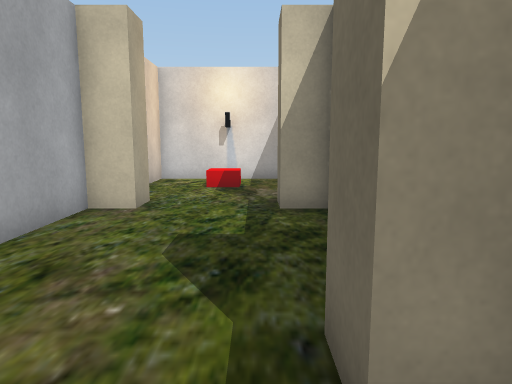
View 1 (above)

21 first-person views from a walk through a scene from a Unity 3-D project. The camera is 1.4 m above the floor, tilts 8° down and sees 70° across. Doors are open. The floor is counted in squares, 1 m on a side. Each view is taken from the middle of a square. On the plan, view 1 faces up. The plan holds only what a view shows up to about 16 squares ahead; the rest is blank. The place goes on beyond the plan. The player is left out. Some surface patterns are stand-ins.

View 2
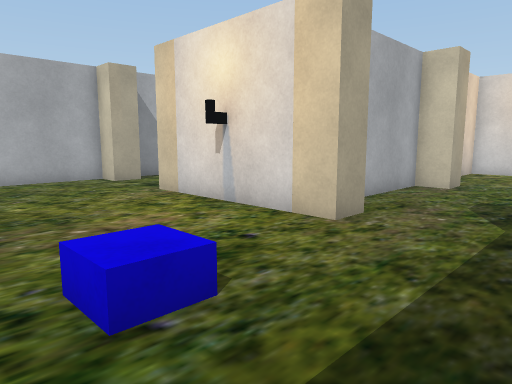

View 3
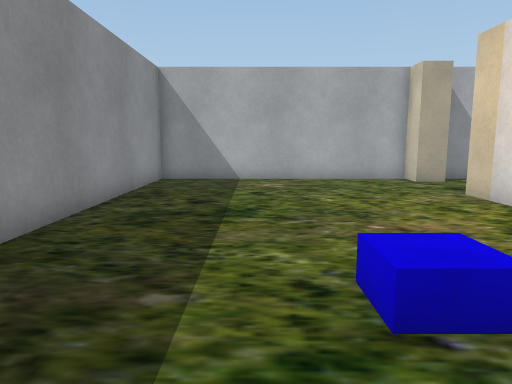

View 4
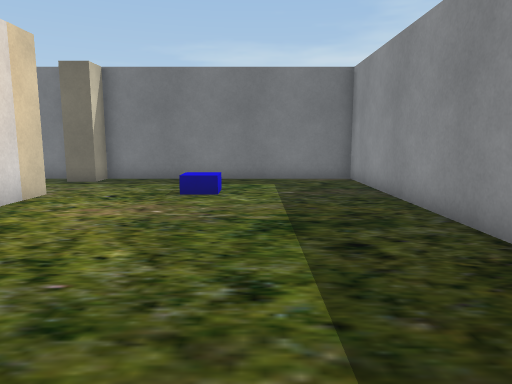

View 5
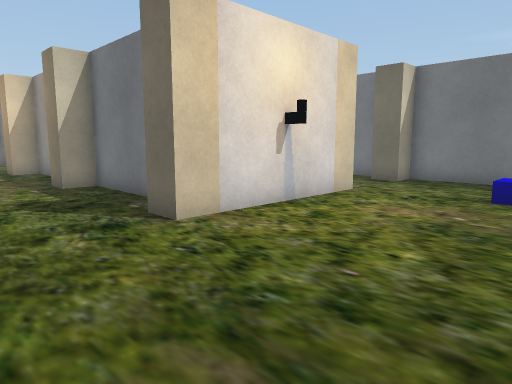

View 6
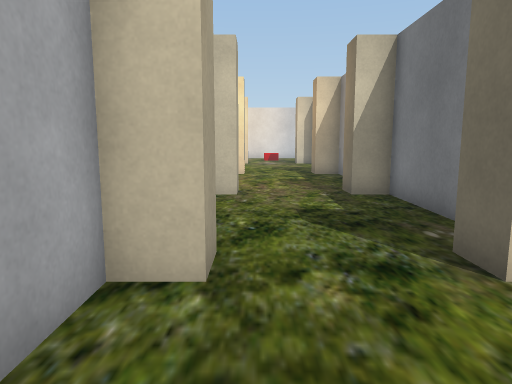

View 7
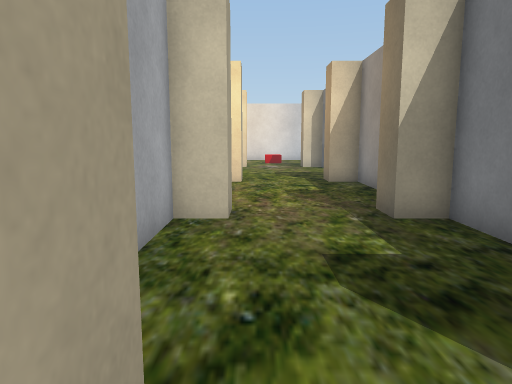

View 8
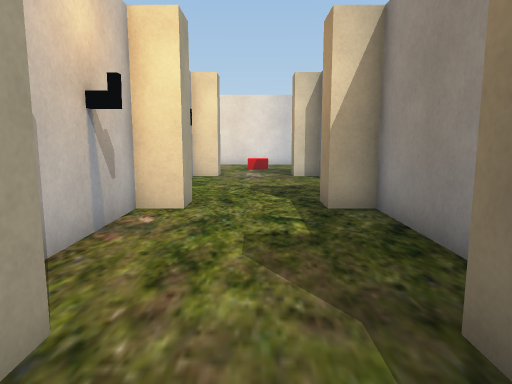

View 9
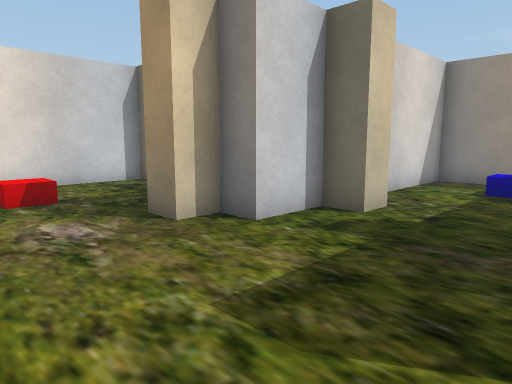

View 10
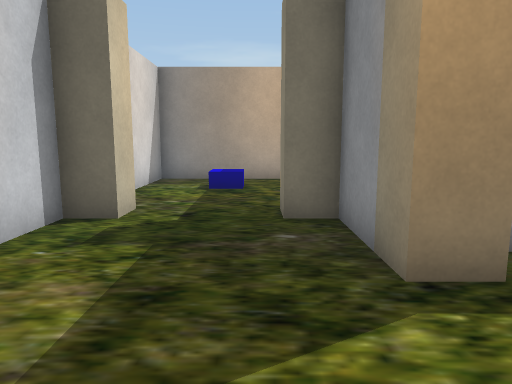

View 11
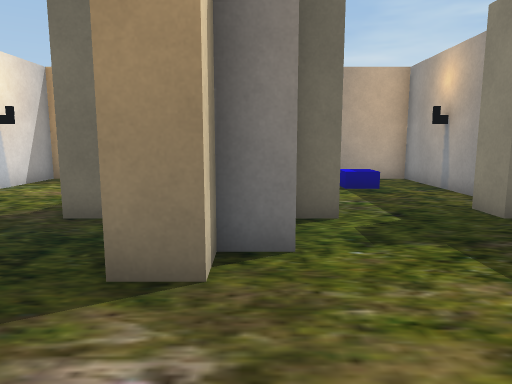

View 12
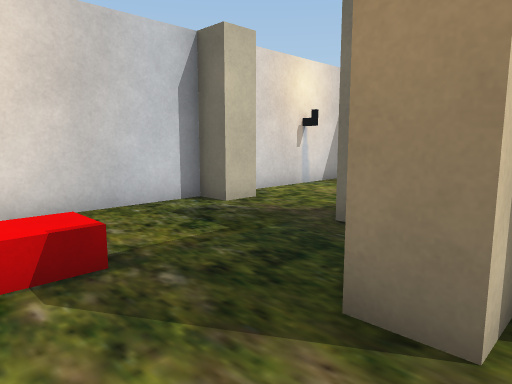

View 13
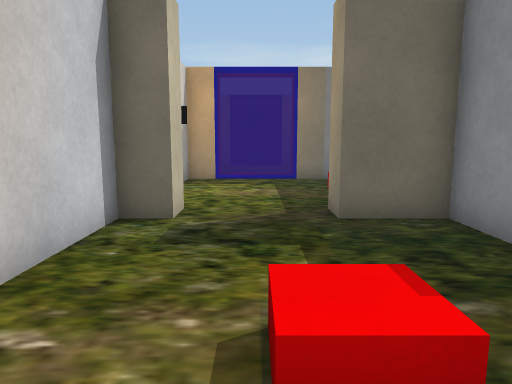

View 14
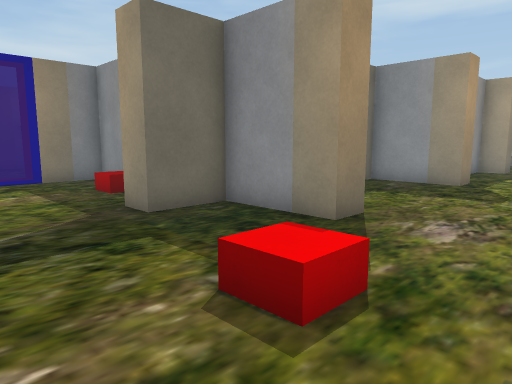

View 15
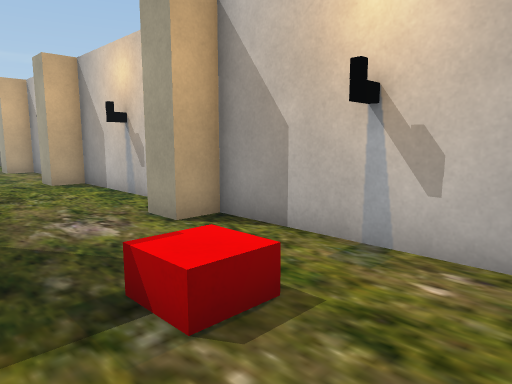

View 16
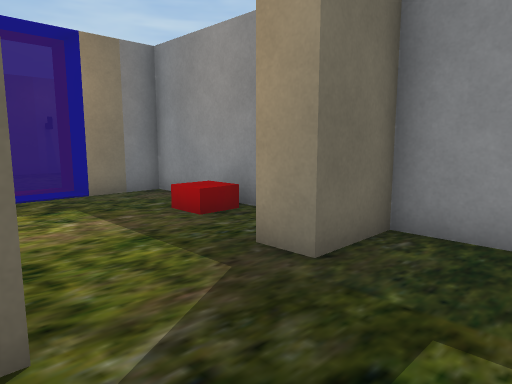

View 17
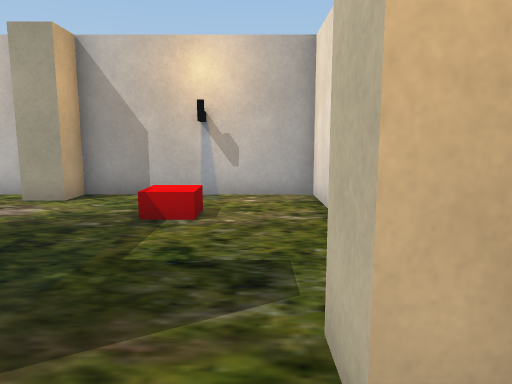

View 18
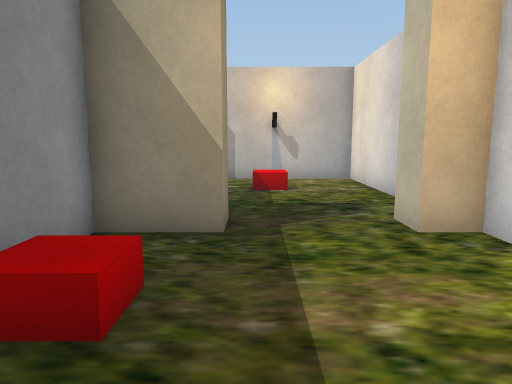

View 19
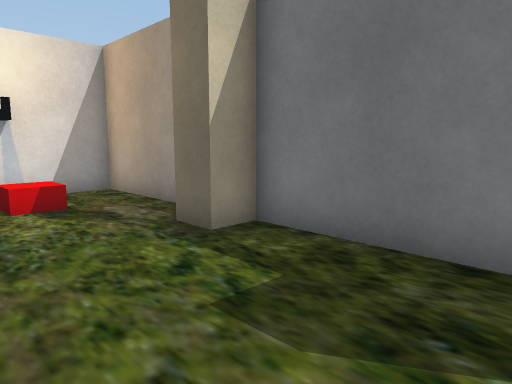

View 20
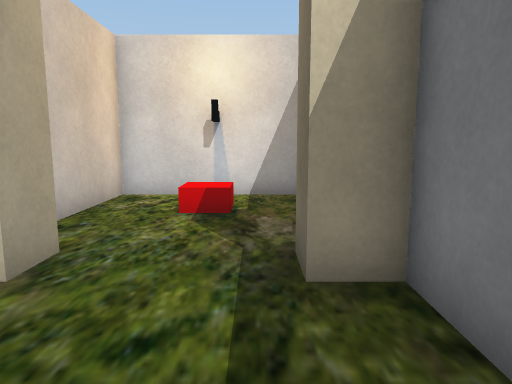

View 21
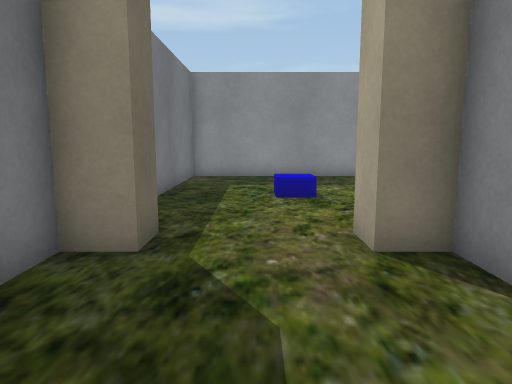

### Floor plan
Points are (right, up) in squares from view 1. A wall is a line through its corners. A room is listed if a view was taken in it or the views show most of it. See-through windows are left out.
Room 1 (views 1, 2, 3, 4, 5, 6, 7)
walls: (-2.5, 1.5) (-8.5, 1.5); (-11.5, 1.5) (-12.5, 1.5) (-12.5, -7.5) (1.5, -7.5) (1.5, 1.5) (0.5, 1.5)
ways out: open door at (-10, 2) to room 2; open door at (-1, 2) to room 6
objects: blue block (-2, -2)
Room 2 (view 8)
walls: (-7.5, 4.2) (-7.5, 7.5) (-8.5, 7.5); (-12.5, 3.9) (-12.5, 3); (-11.5, 7.5) (-12.5, 7.5) (-12.5, 5.5)
ways out: open door at (-10, 2) to room 1; open door at (-10, 8) to room 8
Room 3 (views 9, 10, 11, 12)
walls: (-8.5, 14.5) (-5.5, 14.5) (-5.5, 15.5); (-5.5, 18.5) (-5.5, 19.5) (-7.5, 19.5) (-7.5, 20.5) (-8.5, 20.5); (-11.5, 20.5) (-12.5, 20.5) (-12.5, 14.5) (-11.5, 14.5)
ways out: open door at (-10, 21) to room 4; open door at (-5, 17) to room 7; open door at (-10, 14) to room 8
Room 4 (views 13, 14, 15, 16)
walls: (-8.5, 21.5) (-5.5, 21.5) (-5.5, 23.5); (-5.5, 26.5) (-5.5, 27.5) (-12.5, 27.5) (-12.5, 21.5) (-11.5, 21.5)
ways out: open door at (-10, 21) to room 3; open door at (-5, 25) to room 5
objects: block (-10, 25)
Room 5 (views 17, 18)
walls: (-4.5, 23.5) (-4.5, 21.5) (1.5, 21.5) (1.5, 23.5); (1.5, 26.5) (1.5, 27.5) (-4.5, 27.5) (-4.5, 26.5)
ways out: open door at (-5, 25) to room 4
objects: block (-2, 23)
Room 6 (views 19, 20, 21)
walls: (-2.5, 7.5) (-3.5, 7.5) (-3.5, 2.5) (-2.5, 2.5); (0.5, 2.5) (1.5, 2.5) (1.5, 7.5) (0.5, 7.5)
ways out: open door at (-1, 2) to room 1; open door at (-1, 8) to room 9
Room 7 (no view inside)
walls: (-2.9, 14.5) (1.5, 14.5) (1.5, 19.5) (-2.4, 19.5)
ways out: open door at (-5, 17) to room 3
objects: blue block (-1, 17)
Room 8 (no view inside)
walls: (-11.5, 13.5) (-12.5, 13.5) (-12.5, 8.5) (-11.5, 8.5); (-8.5, 8.5) (-7.5, 8.5) (-7.5, 13.5) (-8.5, 13.5)
ways out: open door at (-10, 8) to room 2; open door at (-10, 14) to room 3
Room 9 (no view inside)
walls: (1.5, 10) (1.5, 13.5) (-3.5, 13.5) (-3.5, 10.2)
ways out: open door at (-1, 8) to room 6
objects: block (-1, 12)

Where each view was taken, in squares from view 1:
view 1: 0 up, 0 right, facing up
view 2: 4 down, 1 right, facing up-left
view 3: 4 down, 1 right, facing left
view 4: 4 down, 12 left, facing right
view 5: 4 down, 12 left, facing up-right
view 6: 2 down, 11 left, facing up
view 7: 1 up, 11 left, facing up
view 8: 6 up, 10 left, facing up
view 9: 15 up, 12 left, facing up-right
view 10: 16 up, 12 left, facing right
view 11: 20 up, 12 left, facing right
view 12: 20 up, 11 left, facing up-right
view 13: 25 up, 12 left, facing right
view 14: 27 up, 12 left, facing down-right
view 15: 27 up, 8 left, facing down-left
view 16: 27 up, 8 left, facing down-right
view 17: 26 up, 3 left, facing left
view 18: 24 up, 1 right, facing left
view 19: 3 up, 3 left, facing up-right
view 20: 4 up, 0 right, facing up
view 21: 7 up, 1 left, facing down
